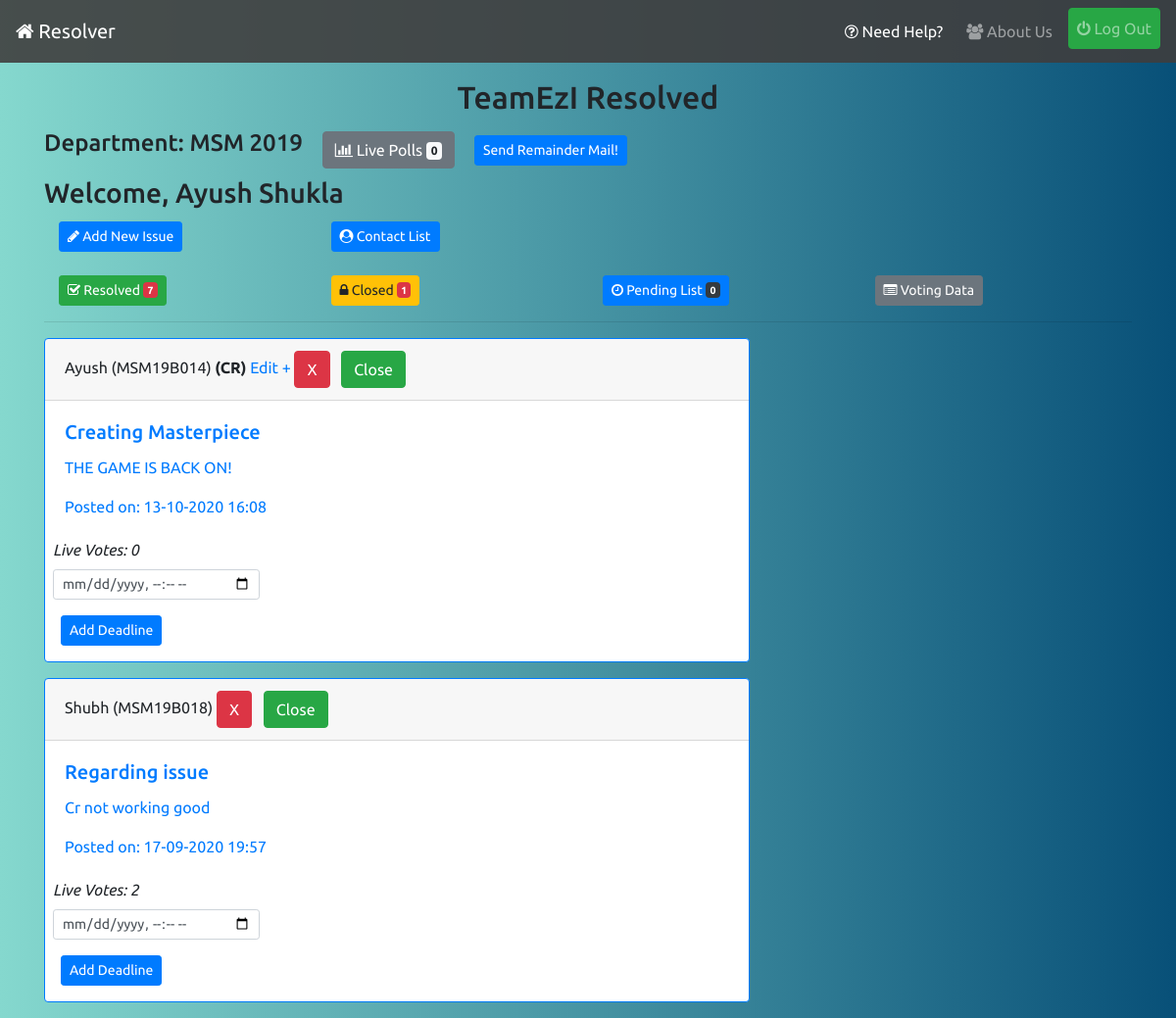
/ (signed in), run on the app's committed database.
### profiles/models.py (models this page shows, shortened)
class User(AbstractUser):
    pass

class UserInfo(models.Model):
    user = models.OneToOneField(User,on_delete=models.CASCADE,related_name='info')
    is_cr = models.BooleanField(default=False)
    department = models.CharField(max_length=20)
    join_year = models.CharField(max_length=4)
    institute = models.ForeignKey(Institute,on_delete=models.CASCADE,related_name='allusers')
    registered_on = models.DateTimeField(auto_now_add=True)
    total_upvotes = models.IntegerField(default=0)
    total_downvotes = models.IntegerField(default=0)
    total_novotes = models.IntegerField(default=0)
    class Meta:
        ordering = ['-total_upvotes','-total_downvotes','-total_novotes']

### reporter/models.py (models this page shows, shortened)
class Report(models.Model):
    user = models.ForeignKey(UserInfo,on_delete=models.CASCADE,blank=True)
    title = models.CharField('Subject',max_length=56)
    content = models.TextField('Issue')
    department = models.CharField(max_length=20,blank=True)
    year = models.CharField(max_length=4,blank=True)
    timestamp = models.DateTimeField(auto_now_add=True)
    updated = models.DateTimeField(auto_now=True)
    active = models.BooleanField(default=True)
    resolved = models.BooleanField(default=False)
    cr_line = models.CharField(max_length=256,null=True,blank=True)
    upvotes = models.IntegerField(default=0)
    downvotes = models.IntegerField(default=0)
    deadline = models.DateTimeField(null=True)
    class Meta:
        ordering = ['-timestamp']

### reporter/views.py (the view)
# urls.py: path('',views.index_view,name='index'),
def index_view(request):
    qs = []
    form = DeadlineForm()
    if request.user.is_authenticated:
        qs = Report.objects.filter(active=True,department=request.user.info.department,year=request.user.info.join_year,resolved=False)
    return render(request,'reporter/index.html',{'issue_list':qs,'form':form})

### reporter/forms.py
class DeadlineForm(forms.ModelForm):
    class Meta:
        model = Report
        fields = ['deadline']
        widgets = {
            'deadline': forms.DateTimeInput(attrs={'type':'datetime-local','class': 'form-control-sm'})
        }
        labels = {
            'deadline': ''
        }

### reporter/context-processors.py (called while the page is built)
def pending_issue_list_context(request):
    if request.user.is_superuser:
        return {}
    pending=-1
    if request.user.is_authenticated:
        pending = Report.objects.filter(active=False,department=request.user.info.department,year=request.user.info.join_year,resolved=False).count()
    return {"pending_issue_count":pending}

def resolved_issue_list_context(request):
    if request.user.is_superuser:
        return {}
    resolved=-1
    if request.user.is_authenticated:
        resolved = Report.objects.filter(active=False,department=request.user.info.department,year=request.user.info.join_year,resolved=True).count()
    return {"resolved_issue_count":resolved}

def pending_contact_list_context(request):
    if request.user.is_superuser:
        return {}
    pending=-1
    if request.user.is_authenticated:
        pending = ContactList.objects.filter(department=request.user.info.department,year=request.user.info.join_year,approved=False).count()
    return {"pending_contact_count":pending}

def live_polls_count_context(request):
    if request.user.is_superuser:
        return {}
    count = -1
    if request.user.is_authenticated:
        count = Poll.objects.filter(active=True,department=request.user.info.department,join=request.user.info.join_year).count()
    return {"live_polls_count":count}

### reporter/templates/reporter/index.html (shortened to what this page needs)
{% extends 'base.html' %}
{% load static %}
{% load crispy_forms_tags %}
{% load mathfilters %}
{% block content %}
<div>
    {% if request.user.is_authenticated %}
    <h2 class="mt-3 text-center">TeamEzI Resolved</h2>
    {% endif %}
    {% if request.user.is_authenticated %}
    <h4 class="inline-block">Department: {{request.user.info.department|upper}} {{request.user.info.join_year}}</h4>
    <a class="btn btn-secondary ml-3 mt-2" href="{% url 'polling:list' %}"><i class="fa fa-bar-chart"></i> Live Polls <span class="badge badge-light">{{live_polls_count}}</span></a>
    {% if request.user.info.is_cr and request.user.info.department == "msm" %}
    <button type="button" class="btn btn-primary btn-sm ml-3 mt-2" data-toggle="modal" data-target="#remainderModal">Send Remainder Mail!</button>
    {% endif %}
    <h3 class="mt-2">Welcome, {{request.user.first_name}} {{request.user.last_name}}</h3>
    <div class="container">
        <div class="row mb-3">
            <div class="col-sm-6 col-lg-3 mt-1">
                <a class="btn btn-primary btn-sm" href="{% url 'reporter:issue-form' %}"><i class="fa fa-pencil"></i> Add New Issue</a>
            </div>
            <div class="col-sm-6 col-lg-6 mt-1">
                <a class="btn btn-primary btn-sm" href="{% url 'reporter:contact-list' %}"><i class="fa fa-user-circle"></i> Contact List</a>
            </div>
        </div>
        <div class="row">
            <div class="col-sm-6 col-lg-3 mt-2">
                <a class="btn btn-success btn-sm" href="{% url 'reporter:resolved' %}"><i class="fa fa-check-square-o"></i> Resolved <span class="badge badge-danger">{{resolved_issue_count}}</span></a>
            </div>
            {% if request.user.info.is_cr %}
            <div class="col-sm-6 col-lg-3 mt-2">
                <a class="btn btn-warning btn-sm" href="{% url 'reporter:close-stage' %}"><i class="fa fa-lock"></i> Closed <span class="badge badge-danger">{{pending_issue_count}}</span></a>
            </div>
            <div class="col-sm-6 col-lg-3 mt-2">
                <a class=" btn btn-primary btn-sm" href="{% url 'reporter:contact-pending' %}"><i class="fa fa-clock-o"></i> Pending List <span class="badge badge-dark">{{pending_contact_count}}</span></a>
            </div>
            <div class="col-sm-6 col-lg-3 mt-2">
                <a class="btn btn-secondary btn-sm" href="{% url 'reporter:voted-list' %}"><i class="fa fa-list-alt"></i> Voting Data</a>
            </div>
            {% endif %}
        </div>
    </div>
    <hr>
    {% for issue in issue_list %}
    <div class="card border-primary mb-3" style="max-width: 45rem;">
        <div class="card-header">{{issue.user.user.first_name}} ({{issue.user.user.username|upper}}) {% if issue.user.is_cr %}<strong>(CR)</strong>{% endif %}{% if request.user == issue.user.user %} <a href="{% url 'reporter:edit' issue.id %}">Edit +</a>{% endif %} {% if request.user.info.is_cr or request.user == issue.user.user %}<button type="button" class="btn btn-danger" data-toggle="modal" data-target="#deleteModal">X</button>{% endif %}{% if request.user.info.is_cr %} <a class="btn btn-success ml-2" href="{% url 'reporter:close-issue' issue.id %}">Close</a> {% endif %}</div>
        <div class="card-body text-primary">
            <h5 class="card-title">{{issue.title}}</h5>
            <p class="card-text" >{{issue.content}}</p>
          <p class="card-text">Posted on: {{issue.timestamp|date:'d-m-Y H:i'}}</p>
        </div>
        {% if request.user.info.is_cr %}
            {% with upvote=issue.upvotes|abs downvote=issue.downvotes|abs %}
            <span class="ml-2"><em>Live Votes: {{upvote|add:downvote}}</em></span>
            {% endwith %}
        {% endif %}
        {% if issue.deadline %}
            <p class="deadline-date ml-2"><em>Deadline: </em>{{issue.deadline}}</p>
            {% if request.user.info.is_cr %}
            <p class="ml-3"><a class="btn btn-danger btn-sm" href="{% url 'reporter:remove-deadline' issue.id %}">Remove Deadline</a></p>
            {% endif %}
        {% else %}
            {% if request.user.info.is_cr %}
                <div class="row">
                    <div class="col-lg-4 col-md-6 col-sm-8  ">
                        <div class=" ml-2 mt-2 pb-3 deadline">
                            <form action="{% url 'reporter:add-deadline' %}" method="post">
                                {{form|crispy}}
                                <input class="ml-2 btn btn-primary btn-sm" type="submit" value="Add Deadline">
                            </form>
                        </div>
                    </div>
                </div>
            {% endif %}
        {% endif %}
    </div>
    {% empty %}
    <p class="lead">Woohoo, No Active Issues!</p>
    {% endfor %}
    {% endif %}
</div>
{% endblock %}

### static/css/style.css (style rules this page uses)
body { background: #085078; background: -webkit-linear-gradient(to right, #85D8CE, #085078); background: linear-gradient(to right, #85D8CE, #085078); font-family: 'Ubuntu', sans-serif; }
.inline-block { display: inline-block; }

### data on the page
User: user.info.department "MSM", user.info.join_year "2019", user.first_name "Ayush", user.last_name "Shukla"
Report: user.user.first_name "Ayush", user.user.username "MSM19B014", shows "(CR)", shows "Edit +", title "Creating Masterpiece", content "THE GAME IS BACK ON!", timestamp "13-10-2020 16:08", value "0"
Report: user.user.first_name "Shubh", user.user.username "MSM19B018", title "Regarding issue", content "Cr not working good", timestamp "17-09-2020 19:57", value "2"

### other printed values
{{ live_polls_count }} "0"
{{ resolved_issue_count }} "7"
{{ pending_issue_count }} "1"
{{ pending_contact_count }} "0"
